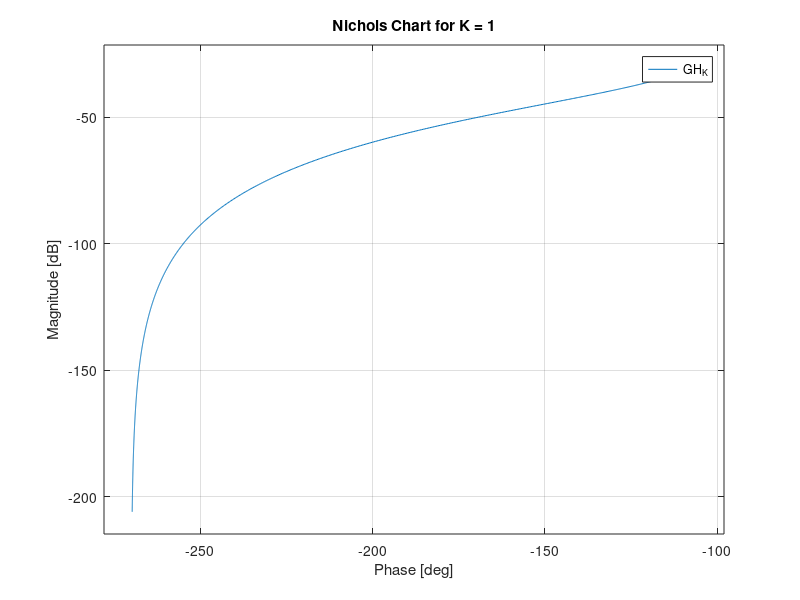
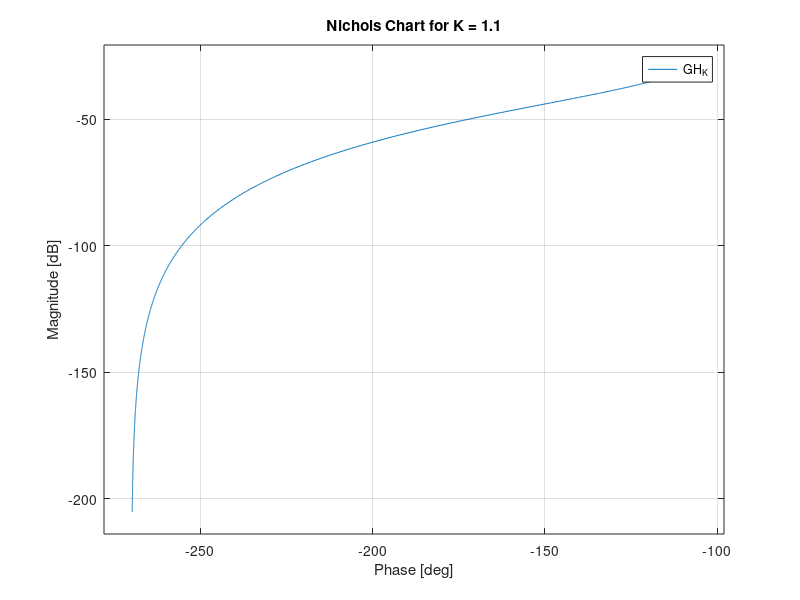
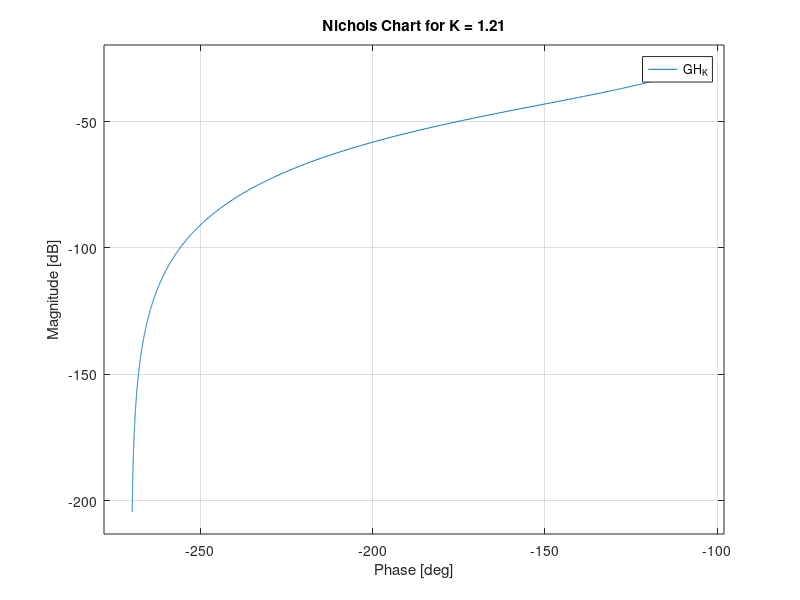
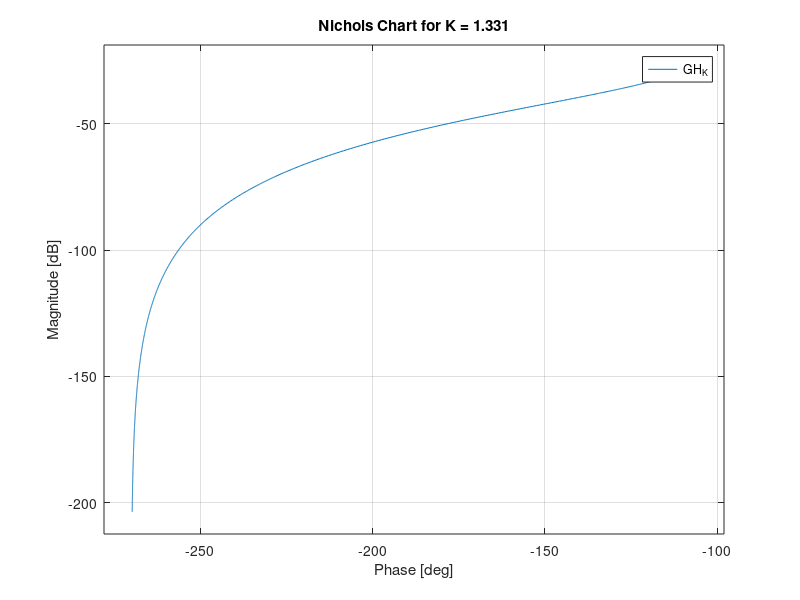

Source code (MATLAB) for these figures, in order:
% Define the parameters
s = tf('s');
K = 1; % Initial guess for K
desired_Mp = 1.4; % Desired resonant peak in dB

% Define the open-loop transfer function
G = K / (s * (1 + 200) * (1 + s/250));

% Create a loop to find the appropriate K
for K = 0.1:0.1:10 % Adjust the range and step as needed
    G = K / (s * (1 + 200) * (1 + s/250));
    [mag, phase, w] = nichols(G); % Get magnitude and phase
    Mp = 20*log10(max(mag)); % Convert magnitude to dB
    
    if abs(Mp - desired_Mp) < 0.1 % Check if within tolerance
        fprintf('Found K = %.2f for Mp = %.2f dB\n', K, Mp);
        break;
    end
end

%%%%%%%%%%%%%%%%%%%%%%%%%%%%%%%%%%%%%%%%%%%%%%%%%%%%%%%%%%%%%%%%%%%%%%%%%%%%%%%%%%%%%%%%%%%%%%%%%%%%%%%%%%%%%%%%%%%%%%%%%%%%%%%%%%%%%%%%%%%%%%%%%%%%%%%%%%%%%%%%%%%%%%%%%%%%%%%%%%%%%%%%%%%%%%%%%%%%%%%%%%%%%%%%%%%%%%%%%%
%% Deepseek

% Clear workspace and command window
clear;
clc;

% Step 1: Define the open-loop transfer function (OLTF)
s = tf('s');
GH = 1 / (s * (1 + s/200) * (1 + s/250)); % OLTF without K

% Step 2: Adjust K to achieve a resonant peak of 1.4 dB
K = 1; % Initial guess for K
tolerance = 0.01; % Tolerance for resonant peak
Mp_target = 1.4; % Target resonant peak in dB

while true
    % Define the OLTF with the current K
    GH_K = K * GH;

    % Plot the Nichols chart
    figure;
    nichols(GH_K);
    title(['Nichols Chart for K = ', num2str(K)]);
    grid on;

    % Get the Nichols plot data
    [mag, phase, w] = nichols(GH_K);
    mag_db = 20 * log10(squeeze(mag)); % Convert magnitude to dB

    % Find the resonant peak (maximum magnitude in dB)
    Mp = max(mag_db);

    % Check if the resonant peak is within the tolerance
    if abs(Mp - Mp_target) < tolerance
        break;
    end

    % Adjust K based on the difference between Mp and Mp_target
    if Mp < Mp_target
        K = K * 1.1; % Increase K
    else
        K = K * 0.9; % Decrease K
    end
end

% Step 3: Display the final value of K
fprintf('Final Value of K = %.4f\n', K);

% Step 4: Verify the resonant peak
[Gm, Pm, Wcg, Wcp] = margin(GH_K);
fprintf('Resonant Peak (Mp) = %.2f dB\n', max(mag_db));